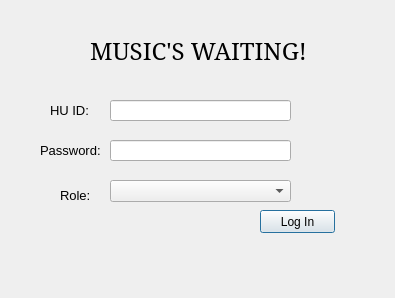
<?xml version="1.0" encoding="UTF-8"?>
<ui version="4.0">
 <class>Dialog</class>
 <widget class="QDialog" name="Dialog">
  <property name="geometry">
   <rect>
    <x>0</x>
    <y>0</y>
    <width>395</width>
    <height>298</height>
   </rect>
  </property>
  <property name="windowTitle">
   <string>Dialog</string>
  </property>
  <widget class="QLabel" name="label">
   <property name="geometry">
    <rect>
     <x>90</x>
     <y>30</y>
     <width>391</width>
     <height>41</height>
    </rect>
   </property>
   <property name="font">
    <font>
     <family>MS Serif</family>
     <pointsize>18</pointsize>
    </font>
   </property>
   <property name="text">
    <string>MUSIC'S WAITING!</string>
   </property>
  </widget>
  <widget class="QLabel" name="label_2">
   <property name="geometry">
    <rect>
     <x>50</x>
     <y>90</y>
     <width>41</width>
     <height>41</height>
    </rect>
   </property>
   <property name="font">
    <font>
     <pointsize>10</pointsize>
    </font>
   </property>
   <property name="text">
    <string>HU ID: </string>
   </property>
  </widget>
  <widget class="QLineEdit" name="huID_line">
   <property name="geometry">
    <rect>
     <x>110</x>
     <y>100</y>
     <width>181</width>
     <height>21</height>
    </rect>
   </property>
  </widget>
  <widget class="QLineEdit" name="password_line">
   <property name="geometry">
    <rect>
     <x>110</x>
     <y>140</y>
     <width>181</width>
     <height>21</height>
    </rect>
   </property>
   <property name="echoMode">
    <enum>QLineEdit::Password</enum>
   </property>
  </widget>
  <widget class="QLabel" name="label_3">
   <property name="geometry">
    <rect>
     <x>40</x>
     <y>140</y>
     <width>61</width>
     <height>20</height>
    </rect>
   </property>
   <property name="font">
    <font>
     <pointsize>10</pointsize>
    </font>
   </property>
   <property name="text">
    <string>Password: </string>
   </property>
  </widget>
  <widget class="QPushButton" name="loginButton">
   <property name="geometry">
    <rect>
     <x>260</x>
     <y>210</y>
     <width>75</width>
     <height>23</height>
    </rect>
   </property>
   <property name="text">
    <string>Log In</string>
   </property>
  </widget>
  <widget class="QLabel" name="label_4">
   <property name="geometry">
    <rect>
     <x>60</x>
     <y>190</y>
     <width>35</width>
     <height>10</height>
    </rect>
   </property>
   <property name="font">
    <font>
     <family>MS Shell Dlg 2</family>
     <pointsize>10</pointsize>
    </font>
   </property>
   <property name="text">
    <string>Role:</string>
   </property>
  </widget>
  <widget class="QComboBox" name="comboBox">
   <property name="geometry">
    <rect>
     <x>110</x>
     <y>180</y>
     <width>181</width>
     <height>22</height>
    </rect>
   </property>
  </widget>
 </widget>
 <resources/>
 <connections/>
</ui>
